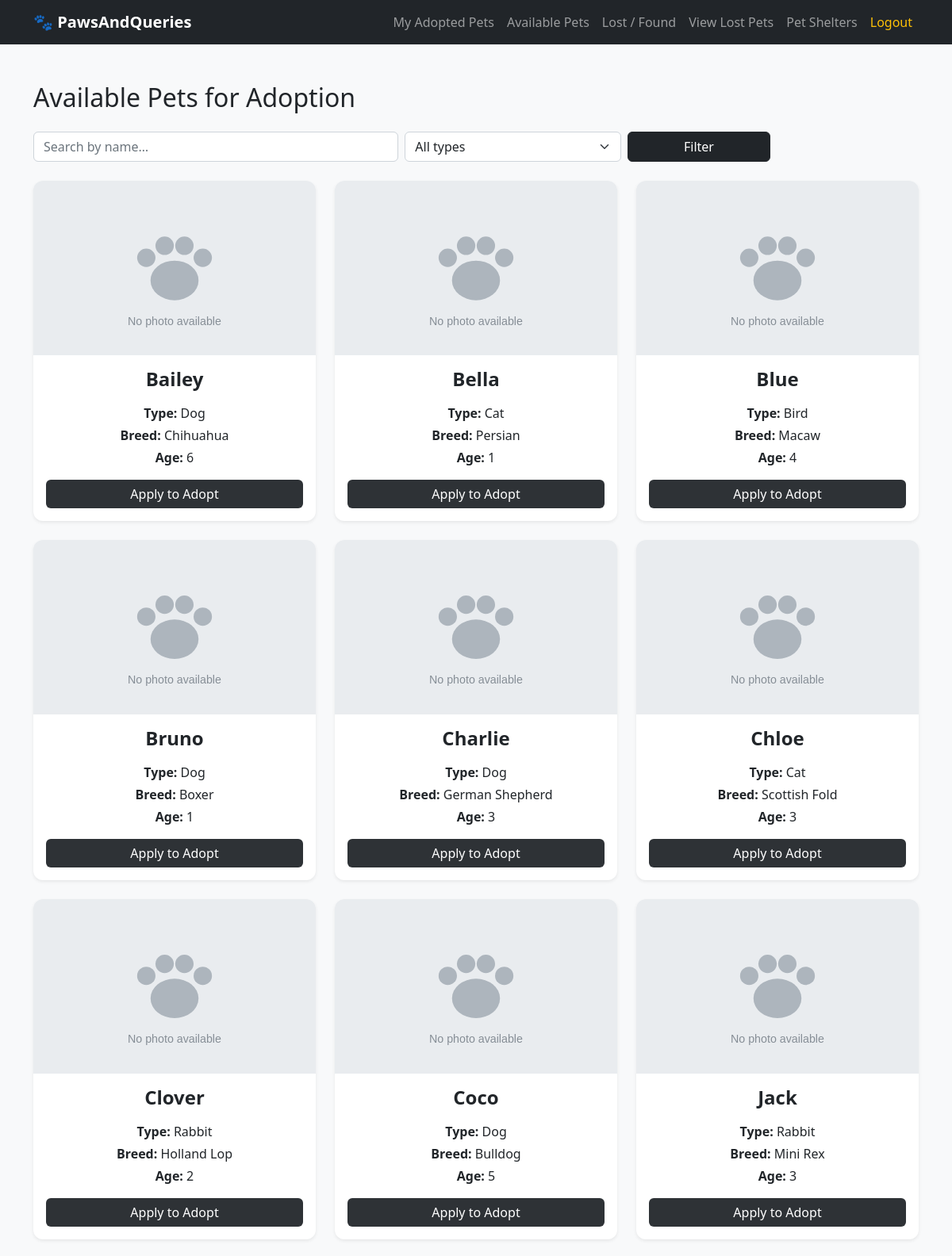
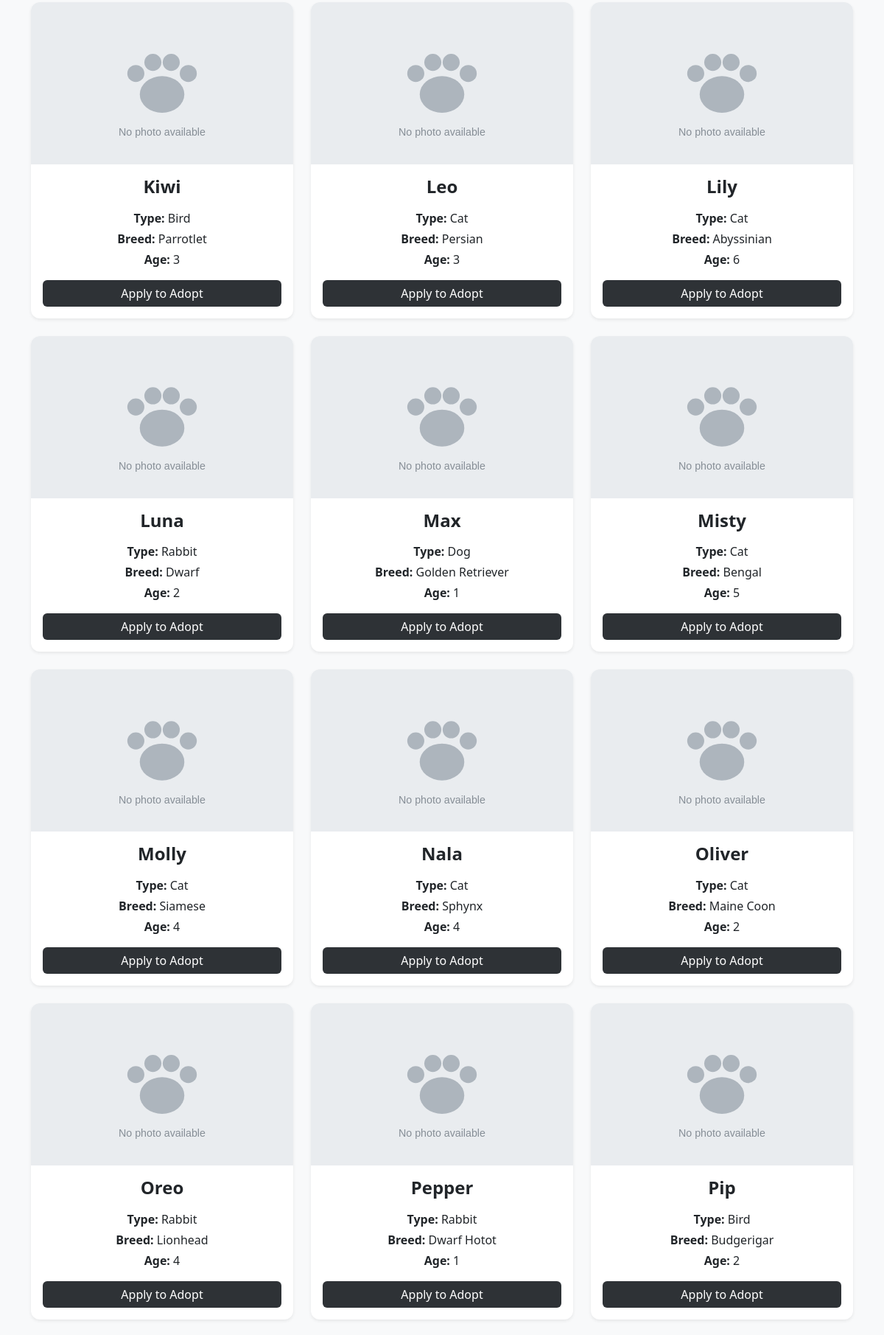
/adopt_pet.php (signed in, upper part), run on the app's committed database (2 pictures, top to bottom).
### tables this page shows
CREATE TABLE `pet` (
    `Pet_id`         INT          NOT NULL AUTO_INCREMENT,
    `Name`           VARCHAR(50)  DEFAULT NULL,
    `Type`           VARCHAR(50)  DEFAULT NULL,
    `Breed`          VARCHAR(50)  DEFAULT NULL,
    `Age`            INT          DEFAULT NULL,
    `AdoptionStatus` TINYINT(1)   DEFAULT 0,
    `Image_url`      VARCHAR(255) DEFAULT NULL,
    PRIMARY KEY (`Pet_id`)
);

### helpers.php (called while the page is built, shortened)
<?php
function e(?string $value): string
{
    return htmlspecialchars((string) $value, ENT_QUOTES, 'UTF-8');
}

### adopt_pet.php (the view, shortened to what this page needs)
<?php
require 'db.php';
require 'helpers.php';
$search = trim($_GET['q'] ?? '');
$conditions = [
    'p.AdoptionStatus = 0',
    "(latest.Status IS NULL OR latest.Status <> 'Pending')",
];
$params = [];
$sql = '
    SELECT DISTINCT p.Pet_id, p.Name, p.Type, p.Breed, p.Age, p.Image_url,
           latest.Status AS Last_Status
    FROM pet p
    LEFT JOIN (
        SELECT Pet_id, Status
        FROM adoptionapplication aa
        WHERE Application_id = (
            SELECT MAX(Application_id)
            FROM adoptionapplication
            WHERE Pet_id = aa.Pet_id
        )
    ) latest ON p.Pet_id = latest.Pet_id
    WHERE ' . implode(' AND ', $conditions) . '
    ORDER BY p.Name';
$stmt = $pdo->prepare($sql);
$stmt->execute($params);
$pets = $stmt->fetchAll();
?>
<!DOCTYPE html>
<html lang="en">
<head>
    <link rel="stylesheet" href="https://cdn.jsdelivr.net/npm/bootstrap@5.2.3/dist/css/bootstrap.min.css">
    <link rel="stylesheet" href="styles.css">
</head>
<body class="bg-light">
<?php include 'user_header.php'; ?>
<div class="container py-5">
    <h2 class="mb-4">Available Pets for Adoption</h2>
    <form class="row g-2 mb-4" method="GET">
        <div class="col-sm-6 col-md-5">
            <input type="text" name="q" value="<?= e($search) ?>" class="form-control"
                   placeholder="Search by name…">
        </div>
        <div class="col-sm-4 col-md-3">
            <select name="type" class="form-select">
                <option value="">All types</option>
            </select>
        </div>
        <div class="col-sm-2 col-md-2 d-grid">
            <button type="submit" class="btn btn-dark">Filter</button>
        </div>
    </form>
    <div class="row">
        <?php foreach ($pets as $pet): ?>
            <div class="col-md-4 mb-4">
                <div class="card pet-card shadow-sm h-100">
                    <img src=".<?= e($pet['Image_url']) ?>"
                         alt="Picture of <?= e($pet['Name']) ?>"
                         class="card-img-top"
                         onerror="this.onerror=null; this.src='images/placeholder.svg';">
                    <div class="card-body text-center">
                        <h4 class="card-title mb-3"><?= e($pet['Name']) ?></h4>
                        <p class="card-text mb-1"><strong>Type:</strong> <?= e($pet['Type']) ?></p>
                        <p class="card-text mb-1"><strong>Breed:</strong> <?= e($pet['Breed']) ?></p>
                        <p class="card-text mb-3"><strong>Age:</strong> <?= e((string) $pet['Age']) ?></p>
                        <form method="POST">
                            <button type="submit" class="btn btn-adopt w-100">Apply to Adopt</button>
                        </form>
                    </div>
                </div>
            </div>
        <?php endforeach; ?>
    </div>
</div>
</body>
</html>

### styles.css (style rules this page uses)
:root { --pq-accent: #009b77; --pq-dark: #2e3236; }
body { background-color: #f6f7f9; }
.pet-card { border: none; border-radius: 0.75rem; overflow: hidden; transition: transform 0.2s ease, box-shadow 0.2s ease; }
.pet-card .card-img-top { height: 220px; object-fit: cover; }
.pet-card .card-title { font-weight: 600; }
.btn-adopt { background-color: var(--pq-dark); color: #fff; border: none; transition: background-color 0.2s ease; }

### data on the page
pet: Name "Bailey", Type "Dog", Breed "Chihuahua", Age "6"
pet: Name "Bella", Type "Cat", Breed "Persian", Age "1"
pet: Name "Blue", Type "Bird", Breed "Macaw", Age "4"
pet: Name "Bruno", Type "Dog", Breed "Boxer", Age "1"
pet: Name "Charlie", Type "Dog", Breed "German Shepherd", Age "3"
pet: Name "Chloe", Type "Cat", Breed "Scottish Fold", Age "3"
pet: Name "Clover", Type "Rabbit", Breed "Holland Lop", Age "2"
pet: Name "Coco", Type "Dog", Breed "Bulldog", Age "5"
pet: Name "Jack", Type "Rabbit", Breed "Mini Rex", Age "3"
pet: Name "Kiwi", Type "Bird", Breed "Parrotlet", Age "3"
pet: Name "Leo", Type "Cat", Breed "Persian", Age "3"
pet: Name "Lily", Type "Cat", Breed "Abyssinian", Age "6"
pet: Name "Luna", Type "Rabbit", Breed "Dwarf", Age "2"
pet: Name "Max", Type "Dog", Breed "Golden Retriever", Age "1"
pet: Name "Misty", Type "Cat", Breed "Bengal", Age "5"
pet: Name "Molly", Type "Cat", Breed "Siamese", Age "4"
pet: Name "Nala", Type "Cat", Breed "Sphynx", Age "4"
pet: Name "Oliver", Type "Cat", Breed "Maine Coon", Age "2"
pet: Name "Oreo", Type "Rabbit", Breed "Lionhead", Age "4"
pet: Name "Pepper", Type "Rabbit", Breed "Dwarf Hotot", Age "1"
pet: Name "Pip", Type "Bird", Breed "Budgerigar", Age "2"
